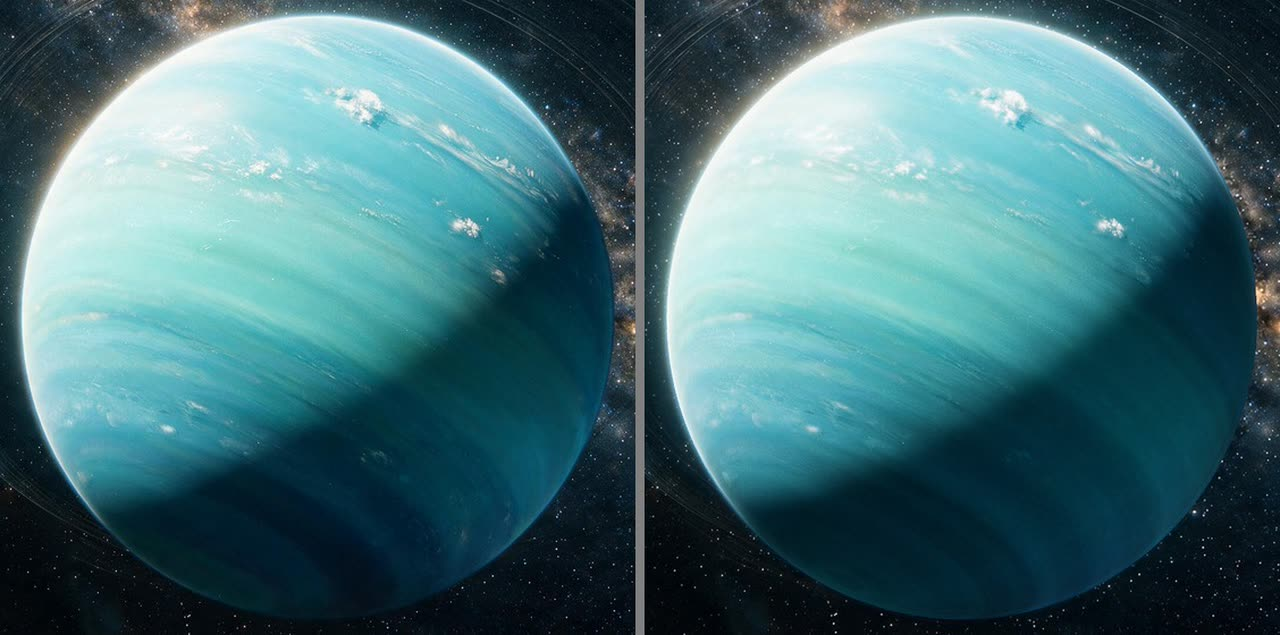
#> input picture looks/uranus/20261121044334972-note-cmp-globe.jpg, 1280 x 635 px
$ python -i refine.py   (imports and definitions only)
#> lines starting #> are read from the running program, lines starting #| are printed output that depends on the picture
#> (reads assets-src/earth/fit.json from the repository)
import sys

import cv2
import numpy as np
from PIL import Image

sys.path.insert(0, 'assets-src/uranus')
sys.path.insert(0, 'assets-src/uranus/terrain')
import geo
import tgeo as T

Image.MAX_IMAGE_PIXELS = None
PLATE = 'out/work/u/t/plate/wide.png'
WORK = 'out/work/u/gen3/'
BOX = (1536, 448, 7168, 3616)
BASE = (2752, 1548)
TAKE = WORK + 'l0-take2.png'
KEEP = 8.0
LIMB = (0.035, 0.11)
RIM = 200
DARK = (0.02, 0.12, 0.0)
TINT = (0.03, 0.15)
OWN = (0.035, 0.07, 12.0)
RETOUCH = ((300, 805, 500, 872),)
FEATHER = 14
SMALL = 'out/work/u/t/plate/wide-canvas.png'
PUB = 'public/assets/uranus/'
OUT = 'out/work/u/t/plate/wide-fine.png'


def coded(a):
    return np.log(geo.to_linear(a).astype(np.float32) + 0.02)


def decoded(l):
    return geo.to_srgb(np.clip(np.exp(l) - 0.02, 0, 1))


def smooth(a, b, x):
    t = np.clip((x - a) / (b - a), 0, 1)
    return t * t * (3 - 2 * t)


def window():
    plate = Image.open(PLATE).convert('RGB')
    return plate, np.asarray(plate.crop(BOX).resize(BASE, Image.LANCZOS), np.float32) / 255


# [10 lines left out: function mask, not called in this run]


def align(src, out):
    a = cv2.GaussianBlur(src.mean(-1), (0, 0), 3)
    b = cv2.GaussianBlur(out.mean(-1), (0, 0), 3)
    a = a - cv2.GaussianBlur(a, (0, 0), 30)
    b = b - cv2.GaussianBlur(b, (0, 0), 30)
    warp = np.eye(2, 3, dtype=np.float32)
    score, warp = cv2.findTransformECC(a, b, warp, cv2.MOTION_AFFINE, (cv2.TERM_CRITERIA_EPS | cv2.TERM_CRITERIA_COUNT, 200, 1e-7), None, 5)
    return score, warp


# [59 lines left out: functions patched, change, base, ship, not called in this run]


# [2 lines not run here, left out]

>>> import cv2
>>> picture = cv2.imread('../../../looks/uranus/20261121044334972-note-cmp-globe.jpg', cv2.IMREAD_GRAYSCALE)
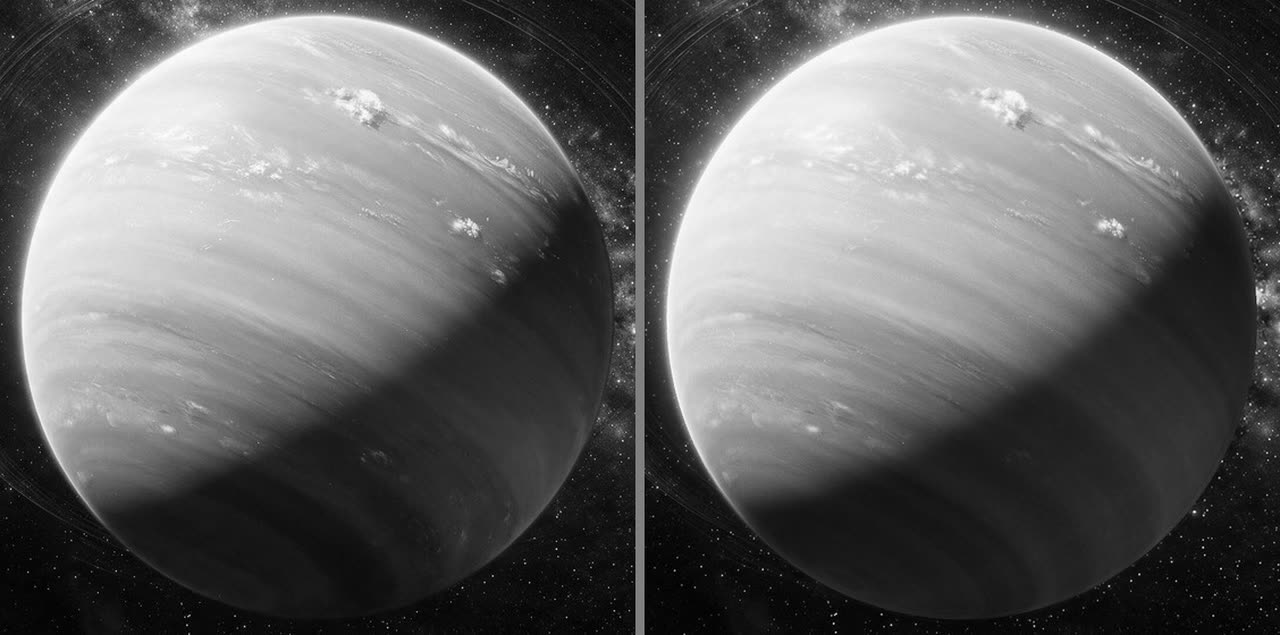
#> picture: shape (635, 1280); min 0, max 255, mean 99.9
>>> result = align(picture, 'out.png')
#> in align, `a = cv2.GaussianBlur(src.mean(-1), (0, 0), 3)`: a = 635 values, max 165.9 at index 163, min 11.42 at index 631, mean 99.9
#> (the run stopped early here; a loop or call above may not have finished)
